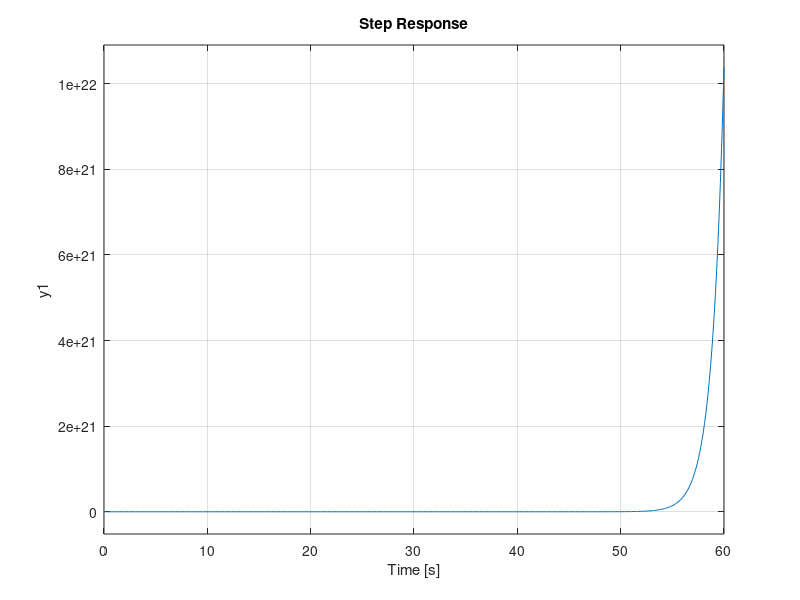

Recreate this plot in MATLAB.
% Se definen las seis funciones del diagrama
s = tf ('s');
f_1 = 4*s / (10*s^2 + 4);
f_2 = 3 / (6*s + 16);
f_3 =(4*s + 10) / (4*s^3 + 9*s^2 + 5*s);
f_4 = 1 / (7*s + 10);
f_5 = (8*s + 8) / (s^3 + 2*s^2 + 3*s);
f_6 = (3*s + 2) / (5*s^2 + 7*s + 10);

% Se define el lazo cerrado con retorno positivo 
% De la función f_3
H_1 = feedback(f_3, 1, +1);

% Se define la conexión en paralelo
% De las funciones f_4 y f_5
H_2 = f_4 + f_5;

% Se define la conexión en serie de la parte inferior del diagrama
% Con las funciones H_1, H_2 y f_6
H_low = H_1 * H_2 * f_6;

% Se define la conexión en paralelo final
% Con las funciones f_1, f_2 y H_low
H_final = f_1 + f_2 + H_low;

% Se grafica la respuesta al escalón del diagrama de bloque
step(H_final);


